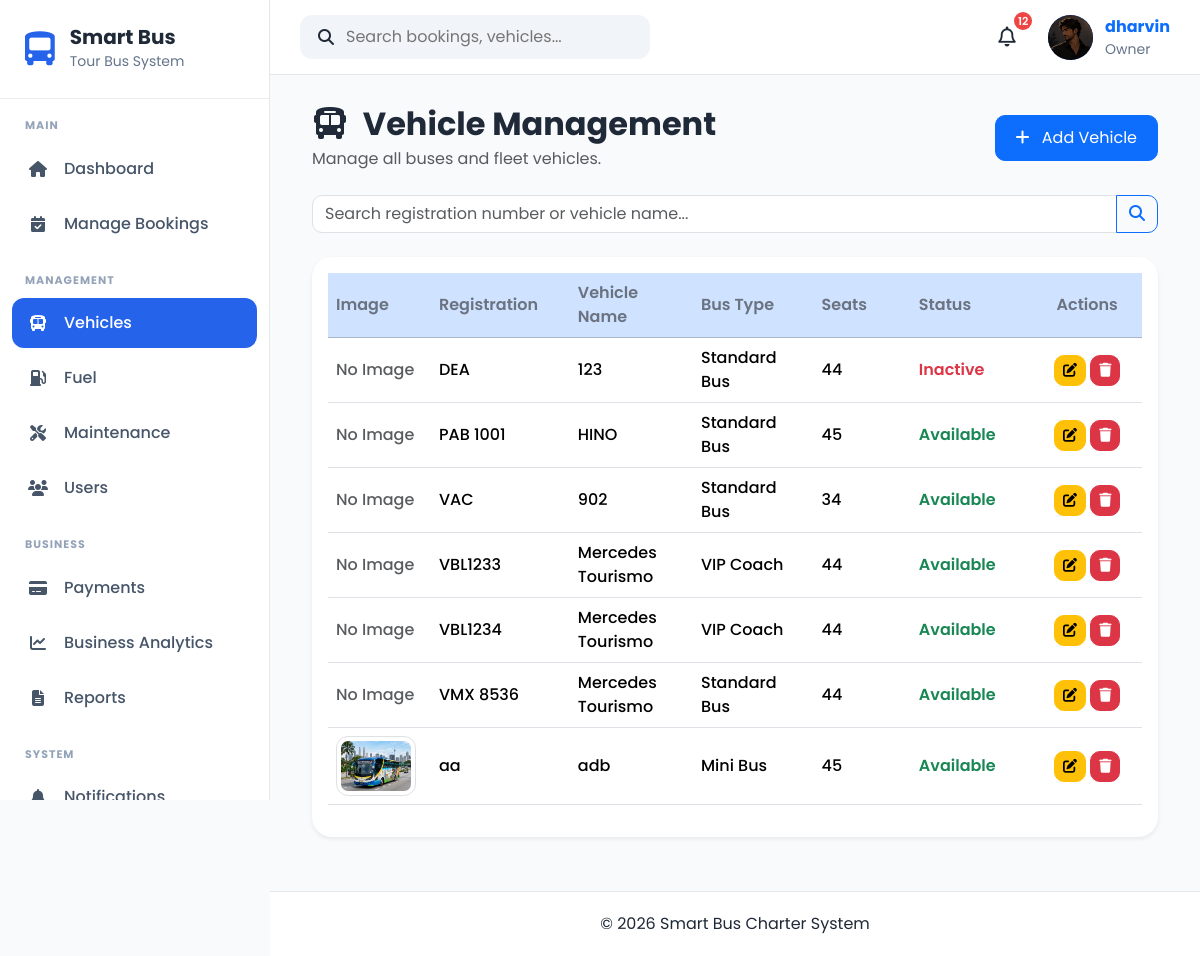
Screenshot of /vehicles/ (signed in) with the database file from the repository.
### apps/accounts/models.py (models this page shows, shortened)
class UserProfile(models.Model):
    OWNER = "Owner"
    ADMIN = "Admin"
    DRIVER = "Driver"
    CUSTOMER = "Customer"
    ROLE_CHOICES = [
        (OWNER, "Owner"),
        (ADMIN, "Admin"),
        (DRIVER, "Driver"),
        (CUSTOMER, "Customer"),
    ]
    GENDER_CHOICES = [
        ("Male", "Male"),
        ("Female", "Female"),
        ("Other", "Other"),
    ]
    user = models.OneToOneField(
        User,
        on_delete=models.CASCADE,
        related_name="profile"
    )
    role = models.CharField(
        max_length=20,
        choices=ROLE_CHOICES,
        default=CUSTOMER
    )
    phone = models.CharField(
        max_length=20,
        blank=True
    )
    address = models.TextField(
        blank=True
    )
    city = models.CharField(
        max_length=100,
        blank=True
    )
    state = models.CharField(
        max_length=100,
        blank=True
    )
    postcode = models.CharField(
        max_length=20,
        blank=True
    )
    country = models.CharField(
        max_length=100,
        default="Malaysia"
    )
    gender = models.CharField(
        max_length=10,
        choices=GENDER_CHOICES,
        blank=True
    )
    profile_picture = models.ImageField(
        upload_to="profile_pictures/",
        blank=True,
        null=True
    )
    must_change_password = models.BooleanField(default=False)
    created_at = models.DateTimeField(
        auto_now_add=True
    )
    updated_at = models.DateTimeField(
        auto_now=True
    )

### apps/vehicles/models.py (models this page shows, shortened)
class Vehicle(models.Model):
    STATUS_CHOICES = [
        ("Available", "Available"),
        ("Booked", "Booked"),
        ("Maintenance", "Maintenance"),
        ("Inactive", "Inactive"),
    ]
    BUS_TYPE_CHOICES = [
        ("Mini Bus", "Mini Bus"),
        ("Standard Bus", "Standard Bus"),
        ("VIP Coach", "VIP Coach"),
    ]
    registration_number = models.CharField(
        max_length=20,
        unique=True
    )
    vehicle_name = models.CharField(
        max_length=100
    )
    bus_type = models.CharField(
        max_length=30,
        choices=BUS_TYPE_CHOICES
    )
    seat_capacity = models.PositiveIntegerField()
    manufacture_year = models.PositiveIntegerField()
    insurance_expiry = models.DateField()
    road_tax_expiry = models.DateField()
    status = models.CharField(
        max_length=20,
        choices=STATUS_CHOICES,
        default="Available"
    )
    image = models.ImageField(
        upload_to="vehicles/",
        blank=True,
        null=True
    )
    created_at = models.DateTimeField(auto_now_add=True)
    updated_at = models.DateTimeField(auto_now=True)

### apps/vehicles/views.py (the view)
# urls.py: path("", views.vehicle_list, name="vehicle_list"),
@admin_required
def vehicle_list(request):
    search = request.GET.get("search", "")
    vehicles = Vehicle.objects.all().order_by(
        "registration_number"
    )
    if search:
        vehicles = vehicles.filter(
            Q(registration_number__icontains=search) |
            Q(vehicle_name__icontains=search)
        )
    paginator = Paginator(vehicles, 10)
    page_number = request.GET.get("page")
    page_obj = paginator.get_page(page_number)
    for vehicle in page_obj:
        vehicle.current_status = get_vehicle_current_status(
            vehicle
        )
    context = {
        "page_obj": page_obj,
        "search": search,
    }
    return render(
        request,
        "vehicles/vehicle_list.html",
        context,
    )

### apps/accounts/context_processors.py (called while the page is built)
def user_role(request):
    role = None
    if request.user.is_authenticated:
        try:
            role = request.user.profile.role
        except Exception:
            role = None
    return {
        "user_role": role
    }

### apps/bookings/availability_services.py (called while the page is built)
def is_trip_active(booking, now=None):
    if booking.booking_status != "Confirmed":
        return False
    now = now or timezone.now()
    local_now = timezone.localtime(now)
    departure = timezone.make_aware(
        datetime.combine(
            booking.travel_date,
            booking.departure_time,
        ),
        timezone.get_current_timezone(),
    )
    if now < departure:
        return False
    return_date = booking.return_date or booking.travel_date
    if local_now.date() > return_date:
        return False
    return True

def vehicle_has_active_trip(vehicle, now=None):
    now = now or timezone.now()
    bookings = Booking.objects.filter(
        vehicle=vehicle,
        booking_status="Confirmed",
    )
    return any(
        is_trip_active(booking, now)
        for booking in bookings
    )

def get_vehicle_current_status(vehicle, now=None):
    now = now or timezone.now()
    activate_scheduled_maintenance(now)
    if vehicle.status == "Inactive":
        return "Inactive"
    if vehicle_has_active_maintenance(vehicle, now):
        return "Maintenance"
    if vehicle_has_active_trip(vehicle, now):
        return "Booked"
    return "Available"

### apps/maintenance/services.py (called while the page is built)
def is_maintenance_active(maintenance, now=None):
    if maintenance.status != "In Progress":
        return False
    now = now or timezone.now()
    local_now = timezone.localtime(now)
    if local_now.date() != maintenance.service_date:
        return False
    start_time = maintenance.start_time or time.min
    return local_now.time().replace(
        tzinfo=None
    ) >= start_time

def vehicle_has_active_maintenance(vehicle, now=None):
    now = now or timezone.now()
    records = Maintenance.objects.filter(
        vehicle=vehicle,
        status="In Progress",
    )
    return any(
        is_maintenance_active(record, now)
        for record in records
    )

### templates/vehicles/vehicle_list.html (shortened to what this page needs)
{% extends "crud/base_list.html" %}
{% load static %}
{% block header_title %}
<i class="fas fa-bus me-2"></i>
Vehicle Management
{% endblock %}
{% block header_subtitle %}
Manage all buses and fleet vehicles.
{% endblock %}
{% block add_button %}
<a href="{% url 'vehicles:vehicle_create' %}" class="btn btn-primary">
    <i class="fas fa-plus me-2"></i>
    Add Vehicle
</a>
{% endblock %}
{% block search %}
<form method="GET" class="mb-4">
    <div class="input-group">
        <input
            type="text"
            name="search"
            class="form-control"
            placeholder="Search registration number or vehicle name..."
            value="{{ search }}">
        <button class="btn btn-outline-primary" type="submit">
            <i class="fas fa-search"></i>
        </button>
    </div>
</form>
{% endblock %}
{% block table %}
<table class="table table-hover align-middle">
    <thead class="table-primary">
        <tr>
            <th>Image</th>
            <th>Registration</th>
            <th>Vehicle Name</th>
            <th>Bus Type</th>
            <th>Seats</th>
            <th>Status</th>
            <th class="text-center">Actions</th>
        </tr>
    </thead>
    <tbody>
    {% for vehicle in page_obj %}
        <tr>
            <td>
                {% if vehicle.image %}
                    <img src="{{ vehicle.image.url }}"
                         class="img-thumbnail"
                         style="width:80px;height:60px;object-fit:cover;">
                {% else %}
                    <span class="text-muted">No Image</span>
                {% endif %}
            </td>
            <td>{{ vehicle.registration_number }}</td>
            <td>{{ vehicle.vehicle_name }}</td>
            <td>{{ vehicle.bus_type }}</td>
            <td>{{ vehicle.seat_capacity }}</td>
            <td>
                {% if vehicle.current_status == "Available" %}
                    <span style="color:#198754;font-weight:600;">
                        {{ vehicle.current_status }}
                    </span>
                {% elif vehicle.current_status == "Booked" %}
                    <span style="color:#0d6efd;font-weight:600;">
                        {{ vehicle.current_status }}
                    </span>
                {% elif vehicle.current_status == "Maintenance" %}
                    <span style="color:#fd7e14;font-weight:600;">
                        {{ vehicle.current_status }}
                    </span>
                {% elif vehicle.current_status == "Inactive" %}
                    <span style="color:#dc3545;font-weight:600;">
                        {{ vehicle.current_status }}
                    </span>
                {% else %}
                    <span style="font-weight:600;">
                        {{ vehicle.current_status }}
                    </span>
                {% endif %}
            </td>
            <td class="text-center">
                <a href="{% url 'vehicles:vehicle_update' vehicle.pk %}"
                   class="btn btn-warning btn-sm">
                    <i class="fas fa-edit"></i>
                </a>
                <a href="{% url 'vehicles:vehicle_delete' vehicle.pk %}"
                   class="btn btn-danger btn-sm">
                    <i class="fas fa-trash"></i>
                </a>
            </td>
        </tr>
    {% endfor %}
    </tbody>
</table>
{% endblock %}

### templates/components/navbar.html (shortened to what this page needs)
{% load static %}
<nav class="navbar-custom">
    <div class="navbar-left">
        <div class="search-box">
            <i class="fa-solid fa-magnifying-glass"></i>
            <input
                type="text"
                placeholder="Search bookings, vehicles..."
            >
        </div>
    </div>
    <div class="navbar-right">
            <div class="notification-icon">
                <button
                    class="notification-btn"
                    id = "notificationBtn">
                    <i class="fa-regular fa-bell"></i>
                    <span
                        class="notification-count"
                        id="notificationCount"
                         {% if unread_notifications == 0 %}style="display:none;"{% endif %}>
                        {{ unread_notifications }}
                    </span>
                </button>
            </div>
        <a href="{% url 'accounts:profile' %}" class="profile-link">
            <div class="profile-menu">
                {% if request.user.profile.profile_picture %}
                    <img
                        src="{{ request.user.profile.profile_picture.url }}"
                        alt="Profile Picture"
                        class="profile-avatar profile-image"
                    >
                {% else %}
                    <div class="profile-avatar">
                        {{ request.user.username|first|upper }}
                    </div>
                {% endif %}
                <div class="profile-info">
                    <strong>{{ request.user.username }}</strong>
                    <small>
                        {{ request.user.profile.role|default:"User" }}
                    </small>
                </div>
            </div>
        </a>
    </div>
</nav>

### static/css/base.css (style rules this page uses)
* { margin:0; padding:0; box-sizing:border-box; font-family:'Poppins',sans-serif; }
body { background:#F8FAFC; color:#1F2937; overflow-x:hidden; }
a { text-decoration:none; }

### static/css/layout.css (style rules this page uses)
.navbar-custom { height:75px; background:#ffffff; display:flex; justify-content:space-between; align-items:center; padding:0 30px; border-bottom:1px solid #E5E7EB; }
.navbar-left { display:flex; align-items:center; gap:20px; }
.search-box { display:flex; align-items:center; gap:12px; background:#F1F5F9; padding:10px 18px; border-radius:12px; width:350px; }
.search-box input { border:none; background:none; width:100%; outline:none; }
.navbar-right { display:flex; align-items:center; gap:20px; }
.notification-btn { position:relative; width:42px; height:42px; border:none; border-radius:50%; background:#fff; display:flex; justify-content:center; align-items:center; cursor:pointer; z-index:2000; }
.notification-icon { position:relative; z-index:2000; }
.notification-count { position:absolute; top:-4px; right:-4px; width:18px; height:18px; border-radius:50%; background:#ef4444; color:#fff; font-size:11px; font-weight:600; display:flex; justify-content:center; align-items:center; }
.profile-menu { display:flex; align-items:center; gap:12px; }
.profile-avatar { width:45px; height:45px; background:#2563EB; color:white; border-radius:50%; display:flex; justify-content:center; align-items:center; font-weight:700; }
.profile-info { display:flex; flex-direction:column; }
.profile-info small { color:#64748B; }

### static/css/components.css (style rules this page uses)
.notification-btn i { font-size:20px; color:#1f2937; }

### static/css/crud.css (style rules this page uses)
.table thead { background:#0d6efd; color:white; }
.table th { vertical-align:middle; }
.table td { vertical-align:middle; }
.btn { border-radius:10px; }
.form-control, .form-select { border-radius:10px; }
img.img-thumbnail { border-radius:12px; }

### static/css/profile.css (style rules this page uses)
.table th { width:220px; color:#6b7280; font-weight:600; }
.table td { font-weight:500; }
.btn-primary { border-radius:10px; padding:10px 20px; }

### rows the page displays
Vehicle: image "No Image", registration_number "DEA", vehicle_name "123", bus_type "Standard Bus", seat_capacity "44", current_status "Inactive"
Vehicle: image "No Image", registration_number "PAB 1001", vehicle_name "HINO", bus_type "Standard Bus", seat_capacity "45", current_status "Available"
Vehicle: image "No Image", registration_number "VAC", vehicle_name "902", bus_type "Standard Bus", seat_capacity "34", current_status "Available"
Vehicle: image "No Image", registration_number "VBL1233", vehicle_name "Mercedes Tourismo", bus_type "VIP Coach", seat_capacity "44", current_status "Available"
Vehicle: image "No Image", registration_number "VBL1234", vehicle_name "Mercedes Tourismo", bus_type "VIP Coach", seat_capacity "44", current_status "Available"
Vehicle: image "No Image", registration_number "VMX 8536", vehicle_name "Mercedes Tourismo", bus_type "Standard Bus", seat_capacity "44", current_status "Available"
Vehicle: image (picture), registration_number "aa", vehicle_name "adb", bus_type "Mini Bus", seat_capacity "45", current_status "Available"

### other values shown
{{ unread_notifications }} "12"
{{ request.user.username }} "dharvin"
{{ request.user.profile.role|default:"User" }} "Owner"
